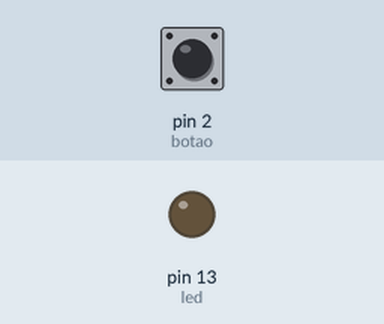
Simulated run of this sketch. Board: Arduino Uno, built with avr-gcc and run on an emulated ATmega328P. On the bench: output pins drawn as LEDs (lit = HIGH). Inputs (shaded band) come from the test bench; at power-on: pin 2 (botao) LOW.

Above: at 1.2 s.
1.3 s: pin 2 (botao) pulled HIGH for 0.15 s
At 2.3 s:
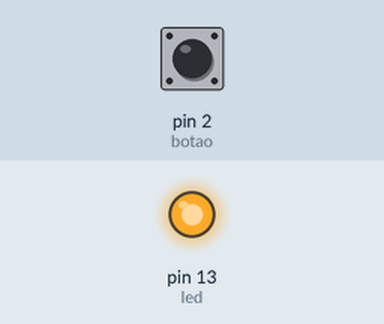
2.9 s: pin 2 (botao) pulled HIGH for 1 s
At 4.8 s:
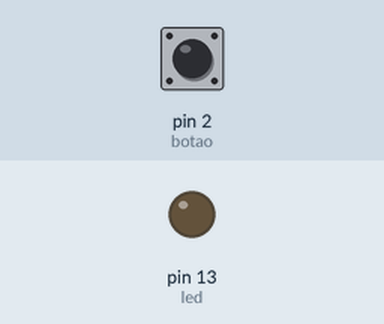
5.4 s: pin 2 (botao) pulled HIGH for 3.2 s
At 9.6 s:
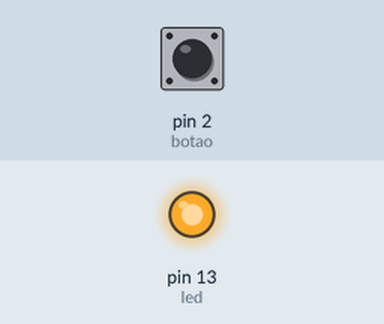
Timing chart, 0 to 11.1 s (numbered marks = the images above; inputs shaded):
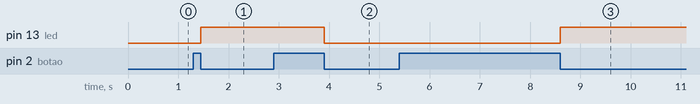

The sketch:

Exemplo_04_Usando_um_botao_com_debouncing.ino
```cpp
/*************************************************************************
 **                                                                     **
 **              CURSO ARDUINO PARA INICIANTES - ROBOCORE               **
 **                                                                     **
 ** Exemplo 04: Usando um botão com debouncing                          **
 **                                                                     **
 *************************************************************************/

int led = 13; // Pino no qual o LED está conectado, no caso 13
int botao = 2; // Pino no qual o botão está conectado, no caso 2
int estado = 0; // Variável para guardar o estado do botão (0 = Desligado e 1 = Ligado)
int estado_led = 0; // Variável para guardar o estado do led (0 = Desligado e 1 = Ligado)

// A rotina setup é executada uma vez quando pressionado o reset:
void setup() {
  pinMode(led, OUTPUT);     // inicializa o pino do LED como saída.
  pinMode(botao, INPUT);    // inicializa o pino do botão como entrada.
}

// A rotina loop é executada infinitas vezes até o Arduino ser desligado
void loop() {
  estado = digitalRead(botao);  // Lê a entrada  do botão

    if(estado == HIGH) {        // Se o botão for apertado
    delay(50);        // Espera 50 ms (necessário para o debouncing
    estado = digitalRead(botao);  // Lê a entrada  do botão novamente
    while(digitalRead(botao)) // Só libera o programa após soltar o botão
    {
      delay(1);
    }
    if(estado == HIGH) {        // Se o botão realmente for apertado faz a sequência normal
      if(estado_led == HIGH) {  // O estado do LED é aceso?
        estado_led = LOW;       // Manda apagar
      }
      else {                    // O estado do LED é apagado?
        estado_led = HIGH;      // Manda acender
      }
    }
  }

  if(estado_led == HIGH) {     // Se o estado do LED for aceso
    digitalWrite(led, HIGH);   // Liga o LED
  }
  else {                       // Se o estado do LED for apagado
    digitalWrite(led, LOW);    // Desliga o LED
  }
}
```

Measured:
- after the input at 1.3 s, pin 13 (led): LOW → HIGH after 0.15 s
- after the input at 2.9 s, pin 13 (led): HIGH → LOW after 1.0 s
- after the input at 5.4 s, pin 13 (led): LOW → HIGH after 3.2 s
